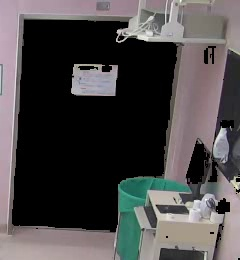
#> input picture templates/door_closed_A8.jpg, 240 x 260 px; its folder holds only this picture in this run
$ python -i door_stage1.py   (imports and definitions only)
#> lines starting #> are read from the running program, lines starting #| are printed output that depends on the picture
#> further down, picture is the input picture: shape (260, 240, 3); mean B, G, R 72.6, 72.2, 75.2
# door_stage1.py
"""
Door Stage 1：純 OpenCV 背景差分偵測門是否開啟。
不依賴 VLM，可單獨被 main_parallel.py 或 core.py 呼叫。
"""

import cv2

from config import (
    DOOR_STAGE1_ACTIVE_ROIS, # 觀察那些ROI區域
    DOOR_STAGE1_BG_ALPHA, #背景更新速度
    DOOR_STAGE1_CHANGED_RATIO, # 1變動像素比例
    DOOR_STAGE1_CLOSED_TEMPLATE, # 固定關門模板
    DOOR_STAGE1_DIFF_THRESHOLD, # 平均差異分數
    DOOR_STAGE1_PIXEL_DIFF_THRESHOLD, #像素差異多少才算有變
)


class DoorStage1:
    """
    對單張 BGR 幀做加權 ROI 背景差分，判斷門是否開著。

    用法：
        detector = DoorStage1()
        result = detector.detect(frame_bgr)   # True / False
        print(detector.last_score, detector.last_ratio)

    可以在每支影片開始時呼叫 reset() 清除背景模型。
    """

    def __init__(self):
        self._bg = None          # float32 灰階背景
        self._template_bg = None # 固定關門模板灰階背景
        self.last_score = 0.0    # 最後一幀的加權平均 diff 分數
        self.last_ratio = 0.0    # 最後一幀的加權變動像素比例
        self._load_template()

    def _load_template(self):
        """載入固定關門模板；模板不存在時保留 None，改用舊的第一幀背景。"""
        template = cv2.imread(DOOR_STAGE1_CLOSED_TEMPLATE) # 讀取模板圖片
        if template is None:
            self._template_bg = None
            return

        gray = cv2.cvtColor(template, cv2.COLOR_BGR2GRAY)#把BGR轉成灰階
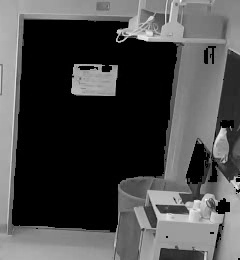
#> gray: shape (260, 240); min 0, max 253, mean 73.2
        gray = cv2.GaussianBlur(gray, (5, 5), 0) # 做模糊處理
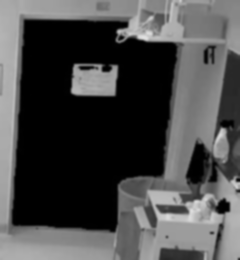
#> gray: shape (260, 240); min 0, max 224, mean 73.2
        self._template_bg = gray.astype("float32")# 背景轉gray

    def reset(self):
        """清除背景模型（切換影片時呼叫）。"""
        self._bg = None if self._template_bg is None else self._template_bg.copy()
        self.last_score = 0.0
        self.last_ratio = 0.0

    def detect(self, frame_bgr) -> bool:
        """
        判斷這一幀門是否開著。
        - 第一幀：初始化背景，回傳 False。
        - 門沒開：更新背景 EMA，回傳 False。
        - 門開：不更新背景（保留關門時的樣子），回傳 True。
        """
        gray = cv2.cvtColor(frame_bgr, cv2.COLOR_BGR2GRAY) # 把BGR轉成灰階
        gray = cv2.GaussianBlur(gray, (5, 5), 0) # 做模糊處理

        if self._bg is None:
            if self._template_bg is not None and self._template_bg.shape == gray.shape:
                self._bg = self._template_bg.copy()
            else:
                self._bg = gray.astype("float32")
                self.last_score = 0.0
                self.last_ratio = 0.0
                return False

        if self._bg.shape != gray.shape:
            if self._template_bg is not None:
                resized = cv2.resize(self._template_bg, (gray.shape[1], gray.shape[0]))
                self._bg = resized.astype("float32")
            else:
                self._bg = gray.astype("float32")
                self.last_score = 0.0
                self.last_ratio = 0.0
                return False


        bg = cv2.convertScaleAbs(self._bg)
        diff = cv2.absdiff(gray, bg)
#> diff: shape (260, 240); every value is 0
        h, w = diff.shape[:2]
#> h = 260; w = 240

        weighted_score = 0.0
        weighted_ratio = 0.0
        total_weight = 0.0

        for x1r, y1r, x2r, y2r, weight in DOOR_STAGE1_ACTIVE_ROIS:
            x1 = max(0, min(w - 1, int(w * x1r)))
            y1 = max(0, min(h - 1, int(h * y1r)))
            x2 = max(x1 + 1, min(w, int(w * x2r)))
            y2 = max(y1 + 1, min(h, int(h * y2r)))
            roi = diff[y1:y2, x1:x2]
            if roi.size == 0:
                continue

            roi_weight = max(float(weight), 0.0)
            changed_ratio = cv2.countNonZero(
                cv2.threshold(roi, DOOR_STAGE1_PIXEL_DIFF_THRESHOLD, 255, cv2.THRESH_BINARY)[1]
            ) / float(roi.size)
            weighted_score += float(roi.mean()) * roi_weight
            weighted_ratio += changed_ratio * roi_weight
            total_weight += roi_weight
#> after the loop, total_weight = 6.5; weighted_ratio = 0; weighted_score = 0

        if total_weight <= 0:
            return False

        score = weighted_score / total_weight
#> score = 0
        ratio = weighted_ratio / total_weight
#> ratio = 0
        self.last_score = score
#> self.last_score = 0
        self.last_ratio = ratio
#> self.last_ratio = 0

        is_open = score >= DOOR_STAGE1_DIFF_THRESHOLD and ratio >= DOOR_STAGE1_CHANGED_RATIO
#> is_open = False
        if not is_open:
            # 門未開時持續更新背景（EMA）
            cv2.accumulateWeighted(gray, self._bg, DOOR_STAGE1_BG_ALPHA)

        return is_open

    def detect_int(self, frame_bgr) -> int:
        """與 detect() 相同，但回傳 1 / 0（供舊版 core.py 使用）。"""
        return 1 if self.detect(frame_bgr) else 0

>>> import cv2
>>> picture = cv2.imread('../templates/door_closed_A8.jpg')
>>> result = DoorStage1().detect(picture)
#> result = False
